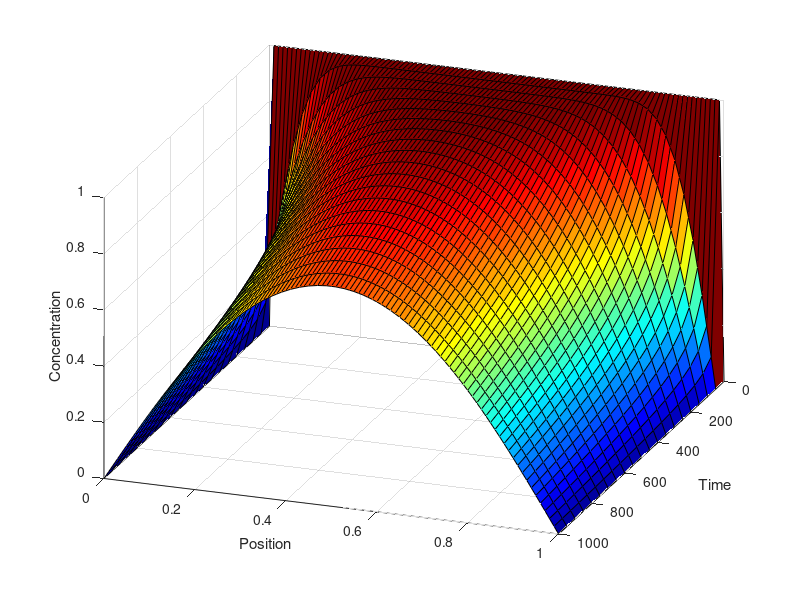
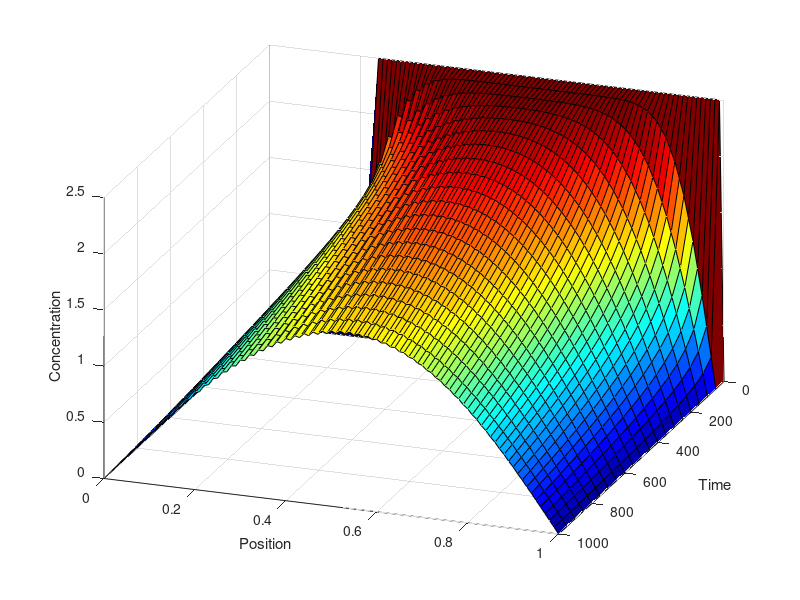
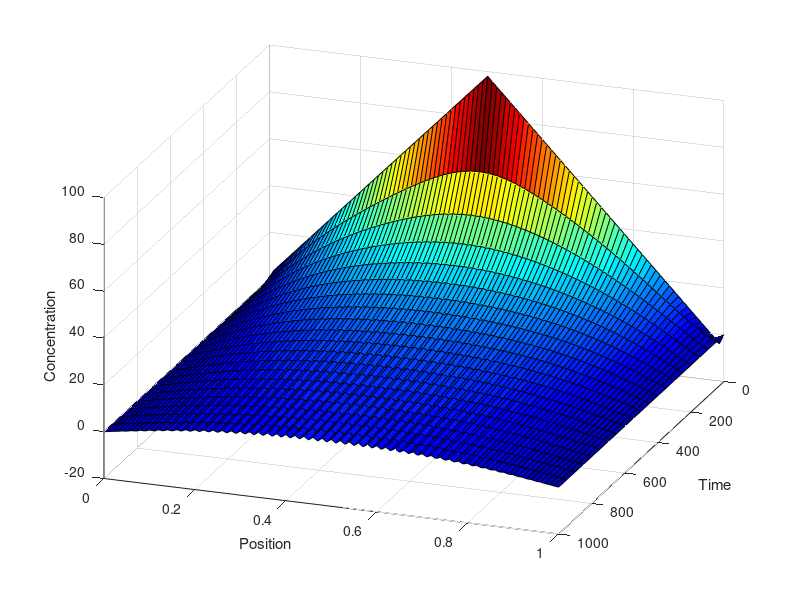

Reproduce these figures in MATLAB, in order.
clear all; close all;

% Define parameters
r=0.0001;D=0.00005; xmax=101; tmax= 1001; dx=1/(xmax-1); dt= 1.0; x=0:dx:1;
t=zeros(1,tmax); 

% Initialize concentration matrices
C=zeros(xmax,tmax); C(1,1)=0;C(xmax,1)=0;
C2=zeros(xmax,tmax); C2(1,1)=0;C2(xmax,1)=0;
C3=zeros(xmax,tmax); C3(1,1)=0;C3(xmax,1)=0;


% Initial conditions for C: Centered rectangular function
for i =2:xmax-1 
  if 20<i<30;
    C(i,1)=1.0;
  else 
    C(i,1)=0;
  end
end

% Initial conditions for C2: Step function
for i =2:xmax-1
  C2(i,1)=2*i;  
    if i<25;
    C2(i,1)=0;
  else 
    C2(i,1)=2.5;
  end
end

% Initial conditions for C3: Symmetrical linear function
for i =2:xmax-1
  if i<(xmax-1)/2;
    C3(i,1)=2*i;
  else
    C3(i,1)=-2*i+2*C3(((xmax-1)/2)-1,1);
  end
end

% Time evolution using the modified diffusion equation
for j=1:tmax
  t(j+1)=t(j)+dt;
  for i=2:xmax-1
    C(i,j+1)=C(i,j)+D*dt/(dx^2)*(C(i+1,j)-2*C(i,j)+C(i-1,j))+r*C(i,j)*(1-C(i,j));
    C2(i,j+1)=C2(i,j)+D*dt/(dx^2)*(C2(i+1,j)-2*C2(i,j)+C2(i-1,j))+r*C2(i,j)*(1-C2(i,j));
    C3(i,j+1)=C3(i,j)+D*dt/(dx^2)*(C3(i+1,j)-2*C3(i,j)+C3(i-1,j))+r*C3(i,j)*(1-C3(i,j));
    end
end

% Create time and position meshes for plotting
[T,X] = meshgrid(t,x);
Tr    = T(:,1:50:1001);Xr=X(:,1:50:1001);Cr=C(:,1:50:1001); Cr2=C2(:,1:50:1001); Cr3=C3(:,1:50:1001);
figure(1); clf; surf(Tr,Xr,Cr); view(110,30); colormap jet ; xlabel('Time'); ylabel('Position');  zlabel('Concentration');
print -djpeg -r200 diffusion_logict_equation_solution_1.jpeg

figure(2); clf; surf(Tr,Xr,Cr2); view(110,30); colormap jet; xlabel('Time'); ylabel('Position');  zlabel('Concentration');
print -djpeg -r200 diffusion_logict_equation_solution_2.jpeg

figure(3); clf; surf(Tr,Xr,Cr3); view(110,30); colormap jet; xlabel('Time'); ylabel('Position');  zlabel('Concentration');
print -djpeg -r200 diffusion_logict_equation_solution_3.jpeg


